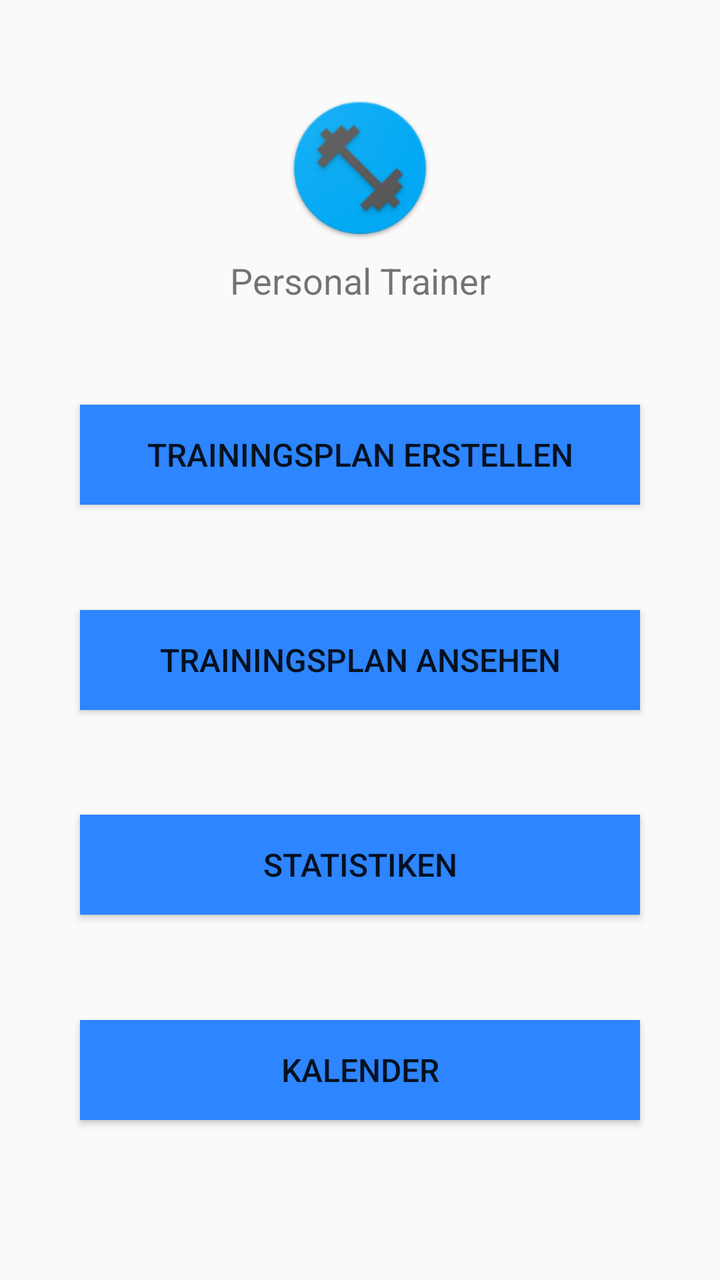
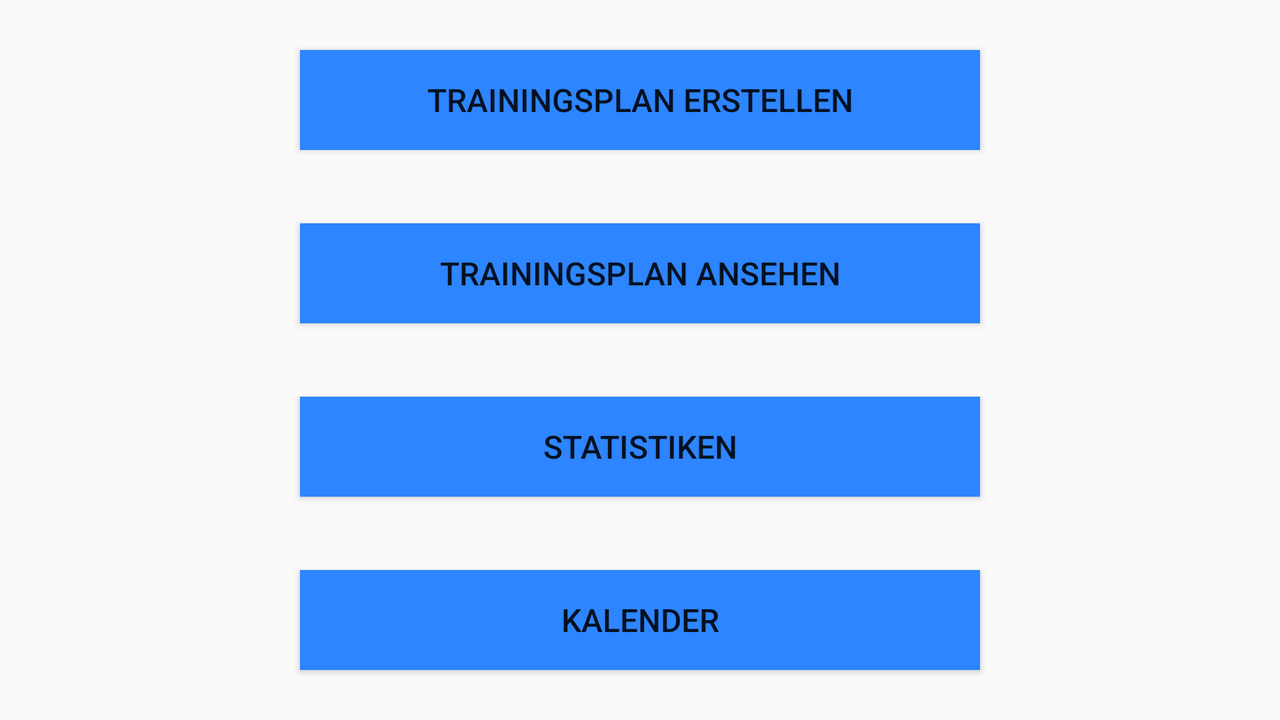

The same Android screen from two of the app's own layout files: first res/layout/ as a phone draws it, then the repository's variant for another configuration, drawn on a device whose configuration selects that folder. Both files follow.
<!-- AndroidManifest.xml: application theme AppTheme -->
<!-- res/layout/content_main.xml -->
<?xml version="1.0" encoding="utf-8"?>
<androidx.constraintlayout.widget.ConstraintLayout xmlns:android="http://schemas.android.com/apk/res/android"
    xmlns:app="http://schemas.android.com/apk/res-auto"
    xmlns:tools="http://schemas.android.com/tools"
    android:layout_width="match_parent"
    android:layout_height="match_parent"
    app:layout_behavior="@string/appbar_scrolling_view_behavior"
    tools:context=".MainActivity"
    tools:showIn="@layout/app_bar_main">

    <ImageView
        android:id="@+id/main_icon"
        android:layout_width="80sp"
        android:layout_height="80sp"
        android:layout_marginTop="40dp"
        android:contentDescription="@string/nav_header_desc"
        android:paddingTop="@dimen/nav_header_vertical_spacing"
        app:layout_constraintEnd_toEndOf="parent"
        app:layout_constraintHorizontal_bias="0.5"
        app:layout_constraintStart_toStartOf="parent"
        app:layout_constraintTop_toTopOf="parent"
        app:srcCompat="@mipmap/ic_launcher_round" />

    <TextView
        android:id="@+id/main_text"
        android:layout_width="wrap_content"
        android:layout_height="wrap_content"
        android:layout_marginTop="8dp"
        android:text="@string/app_name"
        android:textSize="18sp"
        app:layout_constraintEnd_toEndOf="parent"
        app:layout_constraintStart_toStartOf="parent"
        app:layout_constraintTop_toBottomOf="@+id/main_icon" />

    <Button
        android:id="@+id/create_workout_plan_button"
        android:layout_width="match_parent"
        android:layout_height="@dimen/button_height"
        android:layout_marginStart="@dimen/margin_portrait"
        android:layout_marginTop="50dp"
        android:layout_marginEnd="@dimen/margin_portrait"
        android:background="@drawable/button_background"
        android:text="@string/create_workout_plan"
        android:textSize="16sp"
        app:layout_constraintEnd_toEndOf="parent"
        app:layout_constraintStart_toStartOf="parent"
        app:layout_constraintTop_toBottomOf="@+id/main_text" />

    <Button
        android:id="@+id/view_workout_plan_button"
        android:layout_width="match_parent"
        android:layout_height="@dimen/button_height"
        android:layout_marginStart="@dimen/margin_portrait"
        android:layout_marginEnd="@dimen/margin_portrait"
        android:background="@drawable/button_background"
        android:text="@string/view_workout_plan"
        android:textSize="16sp"
        app:layout_constraintBottom_toTopOf="@+id/statistics_button"
        app:layout_constraintEnd_toEndOf="parent"
        app:layout_constraintHorizontal_bias="0.5"
        app:layout_constraintStart_toStartOf="parent"
        app:layout_constraintTop_toBottomOf="@+id/create_workout_plan_button" />

    <Button
        android:id="@+id/statistics_button"
        android:layout_width="match_parent"
        android:layout_height="@dimen/button_height"
        android:layout_marginStart="@dimen/margin_portrait"
        android:layout_marginEnd="@dimen/margin_portrait"
        android:background="@drawable/button_background"
        android:text="@string/statistics"
        android:textSize="16sp"
        app:layout_constraintBottom_toTopOf="@+id/calendar_button"
        app:layout_constraintEnd_toEndOf="parent"
        app:layout_constraintHorizontal_bias="0.5"
        app:layout_constraintStart_toStartOf="parent"
        app:layout_constraintTop_toBottomOf="@+id/view_workout_plan_button" />

    <Button
        android:id="@+id/calendar_button"
        android:layout_width="match_parent"
        android:layout_height="@dimen/button_height"
        android:layout_marginStart="@dimen/margin_portrait"
        android:layout_marginEnd="@dimen/margin_portrait"
        android:layout_marginBottom="80dp"
        android:background="@drawable/button_background"
        android:text="@string/calendar"
        android:textSize="16sp"
        app:layout_constraintBottom_toBottomOf="parent"
        app:layout_constraintEnd_toEndOf="parent"
        app:layout_constraintStart_toStartOf="parent" />

</androidx.constraintlayout.widget.ConstraintLayout>
<!-- resources referenced by this layout -->
<resources>
  <dimen name="button_height">50dp</dimen>
  <dimen name="margin_portrait">40dp</dimen>
  <dimen name="nav_header_vertical_spacing">8dp</dimen>
  <!-- drawable button_background (drawable) -->
  <?xml version="1.0" encoding="utf-8"?>
  <shape xmlns:android="http://schemas.android.com/apk/res/android"
      android:shape="rectangle">
      <gradient
          android:angle="135"
          android:centerColor="@color/color_primary"
          android:endColor="@color/color_primary"
          android:startColor="@color/color_primary"
          android:type="linear" />
  </shape>
  <!-- mipmap ic_launcher_round: png bitmap (mipmap-hdpi, 5403 bytes) -->
  <string name="app_name">Personal Trainer</string>
  <string name="calendar">Kalender</string>
  <string name="create_workout_plan">Trainingsplan erstellen</string>
  <string name="nav_header_desc">Navigationskopfzeile</string>
  <string name="statistics">Statistiken</string>
  <string name="view_workout_plan">Trainingsplan ansehen</string>
  <style name="AppTheme" parent="Theme.AppCompat.Light.DarkActionBar">
          <item name="colorPrimary">@color/color_primary</item>
          <item name="colorPrimaryDark">@color/color_primary_dark</item>
          <item name="colorAccent">@color/color_accent</item>
      </style>
  <color name="color_primary">#2d85ff</color>
  <color name="color_primary_dark">#0050ff</color>
  <color name="color_accent">#ff0000</color>
</resources>
<!-- res/layout-land/content_main.xml (the repository's variant of the layout above) -->
<!-- drawn on the phone turned sideways -->
<?xml version="1.0" encoding="utf-8"?>
<androidx.constraintlayout.widget.ConstraintLayout xmlns:android="http://schemas.android.com/apk/res/android"
    xmlns:app="http://schemas.android.com/apk/res-auto"
    xmlns:tools="http://schemas.android.com/tools"
    android:layout_width="match_parent"
    android:layout_height="match_parent"
    app:layout_behavior="@string/appbar_scrolling_view_behavior"
    tools:context=".MainActivity"
    tools:showIn="@layout/app_bar_main">

    <Button
        android:id="@+id/create_workout_plan_button"
        android:layout_width="match_parent"
        android:layout_height="@dimen/button_height"
        android:layout_marginStart="@dimen/margin_land"
        android:layout_marginTop="25dp"
        android:layout_marginEnd="@dimen/margin_land"
        android:background="@drawable/button_background"
        android:text="@string/create_workout_plan"
        android:textSize="16sp"
        app:layout_constraintEnd_toEndOf="parent"
        app:layout_constraintStart_toStartOf="parent"
        app:layout_constraintTop_toTopOf="parent" />

    <Button
        android:id="@+id/view_workout_plan_button"
        android:layout_width="match_parent"
        android:layout_height="@dimen/button_height"
        android:layout_marginStart="@dimen/margin_land"
        android:layout_marginEnd="@dimen/margin_land"
        android:background="@drawable/button_background"
        android:text="@string/view_workout_plan"
        android:textSize="16sp"
        app:layout_constraintBottom_toTopOf="@+id/statistics_button"
        app:layout_constraintEnd_toEndOf="parent"
        app:layout_constraintHorizontal_bias="0.5"
        app:layout_constraintStart_toStartOf="parent"
        app:layout_constraintTop_toBottomOf="@+id/create_workout_plan_button" />

    <Button
        android:id="@+id/statistics_button"
        android:layout_width="match_parent"
        android:layout_height="@dimen/button_height"
        android:layout_marginStart="@dimen/margin_land"
        android:layout_marginEnd="@dimen/margin_land"
        android:background="@drawable/button_background"
        android:text="@string/statistics"
        android:textSize="16sp"
        app:layout_constraintBottom_toTopOf="@+id/calendar_button"
        app:layout_constraintEnd_toEndOf="parent"
        app:layout_constraintHorizontal_bias="0.5"
        app:layout_constraintStart_toStartOf="parent"
        app:layout_constraintTop_toBottomOf="@+id/view_workout_plan_button" />

    <Button
        android:id="@+id/calendar_button"
        android:layout_width="match_parent"
        android:layout_height="@dimen/button_height"
        android:layout_marginStart="@dimen/margin_land"
        android:layout_marginEnd="@dimen/margin_land"
        android:layout_marginBottom="25dp"
        android:background="@drawable/button_background"
        android:text="@string/calendar"
        android:textSize="16sp"
        app:layout_constraintBottom_toBottomOf="parent"
        app:layout_constraintEnd_toEndOf="parent"
        app:layout_constraintStart_toStartOf="parent" />

</androidx.constraintlayout.widget.ConstraintLayout>
<!-- resources referenced by the variant -->
<!-- as the phone turned sideways resolves them -->
<resources>
  <dimen name="button_height">50dp</dimen>
  <dimen name="margin_land">150dp</dimen>
  <!-- drawable button_background (drawable) -->
  <?xml version="1.0" encoding="utf-8"?>
  <shape xmlns:android="http://schemas.android.com/apk/res/android"
      android:shape="rectangle">
      <gradient
          android:angle="135"
          android:centerColor="@color/color_primary"
          android:endColor="@color/color_primary"
          android:startColor="@color/color_primary"
          android:type="linear" />
  </shape>
  <string name="calendar">Kalender</string>
  <string name="create_workout_plan">Trainingsplan erstellen</string>
  <string name="statistics">Statistiken</string>
  <string name="view_workout_plan">Trainingsplan ansehen</string>
  <style name="AppTheme" parent="Theme.AppCompat.Light.DarkActionBar">
          <item name="colorPrimary">@color/color_primary</item>
          <item name="colorPrimaryDark">@color/color_primary_dark</item>
          <item name="colorAccent">@color/color_accent</item>
      </style>
  <color name="color_primary">#2d85ff</color>
  <color name="color_primary_dark">#0050ff</color>
  <color name="color_accent">#ff0000</color>
</resources>
